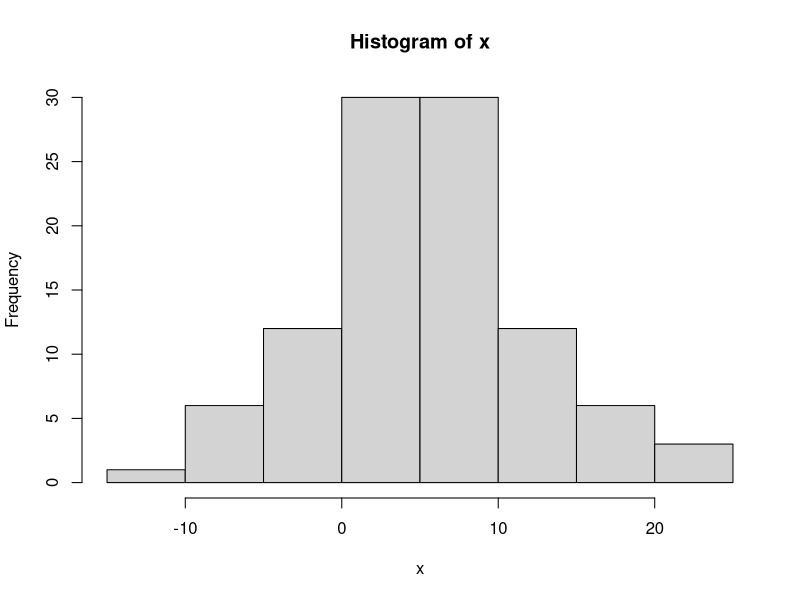
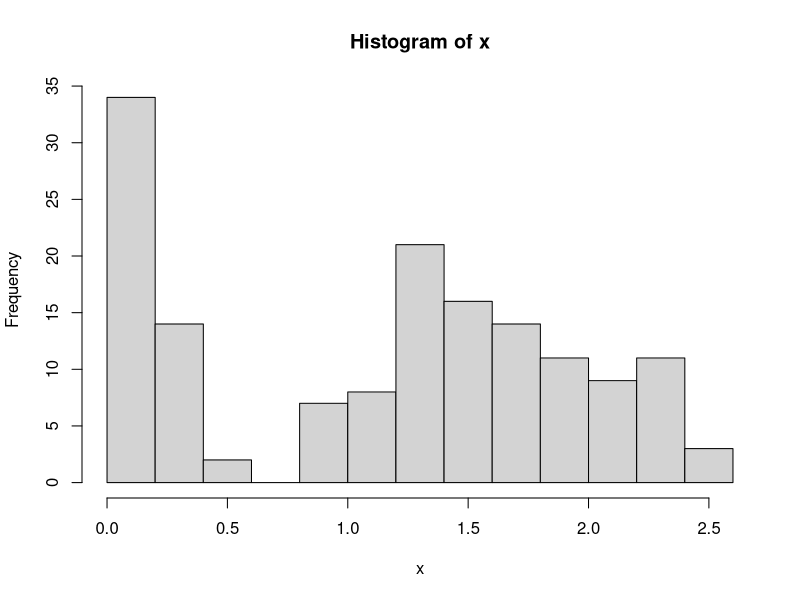

The R source for these figures, in order:
## ---- chunk 1
#Draw a 100 points from a random normal of 100 with mean =6, sd =7
x<-rnorm(100,6,7)
#view distribution
hist(x)
#sample 5 without replacement
sample(x,5)
## ---- chunk 2
require(xtable)
options(xtable.type = 'html')
xtable(head(iris))
## ---- chunk 3
require(xtable)
options(xtable.type = 'html')
xtable(head(iris))
## ---- chunk 4
x<-iris$Sepal.Length
head(x)

y<-iris[,"Sepal.Length"]
head(y)
## ---- chunk 5
colnames(iris)
#Identical to iris$Sepal.Length
SL<-iris[,"Sepal.Length"]
head(SL)
SL2<-iris[,1]
## ---- chunk 6
a<-iris[,1:2]
options(xtable.type = 'html')
xtable(head(a))
## ---- chunk 7
#Grab the Sepal.Width
x<-iris$Petal.Width
#Histogram
hist(x)
## ---- chunk 8
#Which values are greater than 1?
x<-iris$Petal.Width
logi<-x > 1

#Return all columns based on iris$Petal.Width
a<-iris[logi,]
## ---- chunk 9
options(xtable.type = 'html')
xtable(head(a))
## ---- chunk 10
#Return all columns based on iris$Petal.Width  values are greater than 1?
a<-iris[iris$Petal.Width > 1,]
## ---- chunk 11
a<-iris[,1:2]
#Return the same column as was subsetted.
head(x[logi])
## ---- chunk 12
#Return all values in Sepal.Length where Sepal.Width is greater than 1. 
head(iris[logi,"Petal.Length"])
## ---- chunk 13
Only4<-iris[iris$Petal.Length==4,]
## ---- chunk 14
options(xtable.type = 'html')
#Get records with petal length of 4
xtable(head(Only4))
## ---- chunk 15
Vers_Only<-iris[iris$Species=="versicolor",]
## ---- chunk 16
options(xtable.type = 'html')
xtable(head(Vers_Only))
## ---- chunk 17
subsetX<-iris[iris$Petal.Length > 4 & iris$Species == "versicolor",]
## ---- chunk 18
options(xtable.type = 'html')
xtable(head(subsetX))
